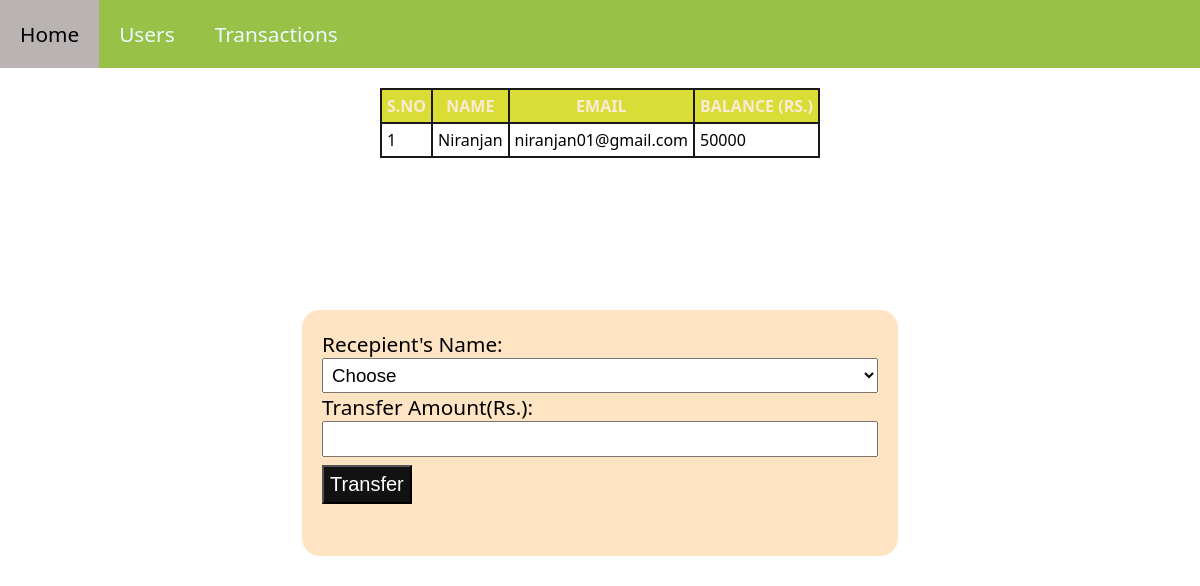
The page /transfer.php?id=1 on the database its author committed.
### tables this page shows
CREATE TABLE `users` (
  `id` int(3) NOT NULL,
  `name` text NOT NULL,
  `email` varchar(30) NOT NULL,
  `balance` int(8) NOT NULL
);

### transfer.php (the view, shortened to what this page needs)
<?php include'navbar.php';
?>
<?php
  include 'config.php';
  ?>
  <!DOCTYPE html>
<html>
<head>
    <link rel="stylesheet" href="index.css" />
  </head>
<body>
    <?php
    $sid=$_GET['id'];
    $sql="SELECT * FROM users WHERE id='$sid'";
    $result=$conn->query($sql);
    $row=mysqli_fetch_assoc($result);
     ?>
<table>
    <tr>
        <th>S.NO</th>
        <th>NAME</th>
        <th>EMAIL</th>
        <th>BALANCE (RS.)</th>
    <tr>
    <tr>
        <td><?php echo $row['id'];?></td>
        <td><?php echo $row['name'];?></td>
        <td><?php echo $row['email'];?></td>
        <td><?php echo $row['balance'];?></td>
    </tr>
    </table>
<div class="form">
    <form method="post">
        Recepient's Name:
        <br>
        <select id="user" name="user">
            <option value="" selected disabled>Choose</option>
        </select>
        <br>
        Transfer Amount(Rs.):
        <br>
        <input type="text" name="amount" required>
        <br>
        <input type="submit"  name="submit" value="Transfer">
    </form>
</div>
</body>
</html>

### index.css (style rules this page uses)
* { margin: 0; padding: 0; box-sizing: border-box; }
html { font-size: 1.3rem; font-family: "Segoe UI", Tahoma, Geneva, Verdana, sans-serif; }
table, th, td { border: 2px solid rgb(26, 25, 25); border-collapse: collapse; }
th, td { padding: 5px; }
table { margin: 20px auto; }
tr:nth-child(even) { background-color: rgb(197, 194, 194); }
th { background-color: rgb(218, 221, 53); color: antiquewhite; }
.form { border: 2px solid rgb(255, 253, 253); border-radius: 20px; width: 50%; height: 250px; margin: 150px auto; padding: 20px; background-color: bisque; }
.form input[type="text"], select { width: 100%; padding: 5px; font-size: 0.9rem; }
.form input[type="submit"] { text-align: center; font-size: 20px; font-weight: 400; background-color: rgb(19, 18, 18); color: white; margin: 8px auto; cursor: pointer; padding: 6px; }

### transfer.php (style rules this page uses)
body { background-image:url('Img/transfer.jpg'); background-size:cover; }

### rows shown on the page
users: id "1", name "Niranjan", email "niranjan01@gmail.com", balance "50000"
